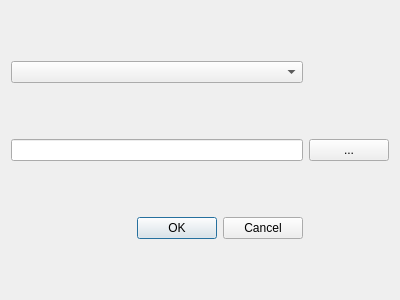
<?xml version="1.0" encoding="UTF-8"?>
<ui version="4.0">
 <class>ExportAnnotations</class>
 <widget class="QDialog" name="ExportAnnotations">
  <property name="geometry">
   <rect>
    <x>0</x>
    <y>0</y>
    <width>400</width>
    <height>300</height>
   </rect>
  </property>
  <property name="windowTitle">
   <string>Export Annotations</string>
  </property>
  <layout class="QGridLayout" name="gridLayout">
   <item row="1" column="0">
    <widget class="QLineEdit" name="destinationLineEdit"/>
   </item>
   <item row="0" column="0">
    <widget class="QComboBox" name="fileFormatComboBox"/>
   </item>
   <item row="2" column="0">
    <widget class="QDialogButtonBox" name="buttonBox">
     <property name="orientation">
      <enum>Qt::Horizontal</enum>
     </property>
     <property name="standardButtons">
      <set>QDialogButtonBox::Cancel|QDialogButtonBox::Ok</set>
     </property>
    </widget>
   </item>
   <item row="1" column="1">
    <widget class="QPushButton" name="destinationButton">
     <property name="text">
      <string>...</string>
     </property>
    </widget>
   </item>
  </layout>
 </widget>
 <resources/>
 <connections>
  <connection>
   <sender>buttonBox</sender>
   <signal>accepted()</signal>
   <receiver>ExportAnnotations</receiver>
   <slot>accept()</slot>
   <hints>
    <hint type="sourcelabel">
     <x>248</x>
     <y>254</y>
    </hint>
    <hint type="destinationlabel">
     <x>157</x>
     <y>274</y>
    </hint>
   </hints>
  </connection>
  <connection>
   <sender>buttonBox</sender>
   <signal>rejected()</signal>
   <receiver>ExportAnnotations</receiver>
   <slot>reject()</slot>
   <hints>
    <hint type="sourcelabel">
     <x>316</x>
     <y>260</y>
    </hint>
    <hint type="destinationlabel">
     <x>286</x>
     <y>274</y>
    </hint>
   </hints>
  </connection>
 </connections>
</ui>
